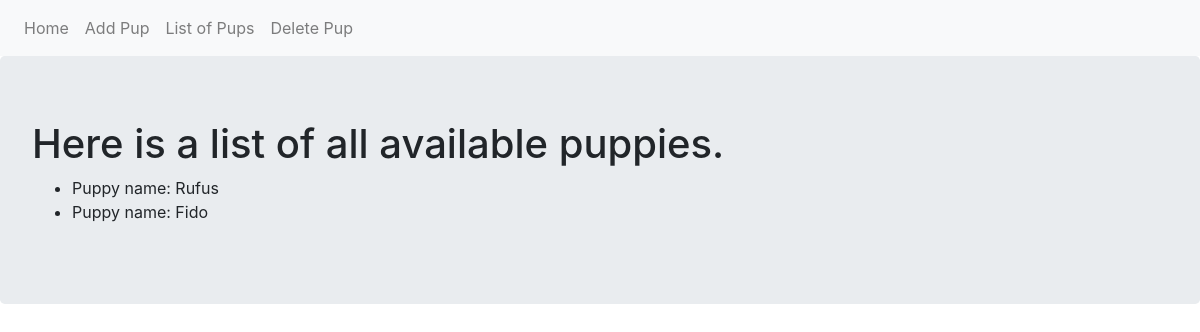
/list, run on an earlier commit of the app's database.
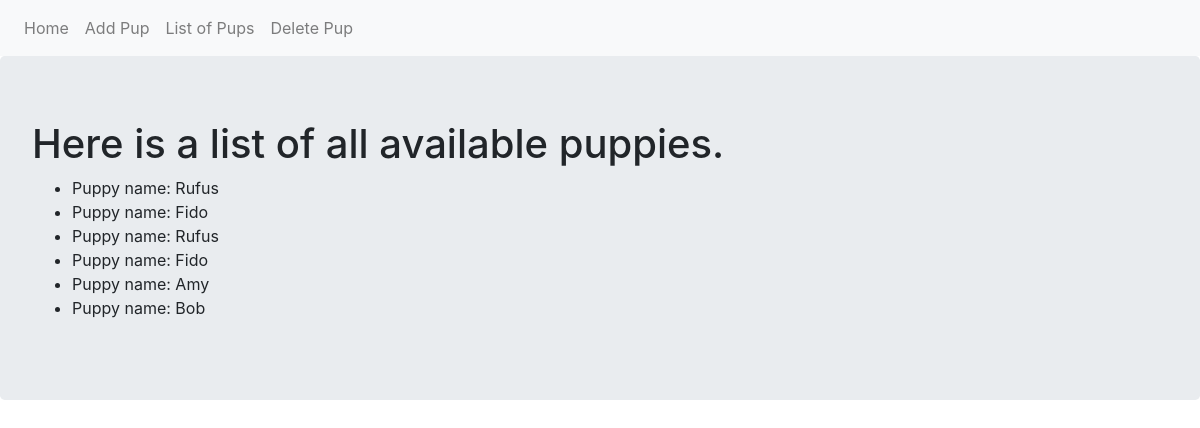
And on a later commit of the database.
### 03-Databases-in-Views/adoption_site.py (models this page shows, shortened)
class Puppy(db.Model):
    __tablename__ = 'puppies'
    id = db.Column(db.Integer,primary_key = True)
    name = db.Column(db.Text)
    def __repr__(self):
        return f"Puppy name: {self.name}"

### 03-Databases-in-Views/adoption_site.py (the view)
@app.route('/list')
def list_pup():
    puppies = Puppy.query.all()
    return render_template('list.html', data=puppies)

### 03-Databases-in-Views/templates/list.html
{% extends "base.html" %}
{% block content %}
<div class="jumbotron">
  <h1>Here is a list of all available puppies.</h1>
  <ul>
    {% for pup in data  %}
    <li>{{pup}}</li>
    {% endfor %}
  </ul>
</div>
{% endblock %}

### 03-Databases-in-Views/templates/base.html (shortened to what this page needs)
<!DOCTYPE html>
<html lang="en" dir="ltr">
  <head>
    <link rel="stylesheet" href="https://maxcdn.bootstrapcdn.com/bootstrap/4.0.0/css/bootstrap.min.css">
  </head>
  <body>
    <nav class="navbar navbar-expand-lg navbar-light bg-light">
    <div class="navbar-nav">
      <a class="nav-item nav-link" href="{{ url_for('index') }}">Home</a>
      <a class="nav-item nav-link" href="{{ url_for('add_pup') }}">Add Pup</a>
      <a class="nav-item nav-link" href="{{ url_for('list_pup') }}">List of Pups</a>
      <a class="nav-item nav-link" href="{{ url_for('del_pup') }}">Delete Pup</a>
    </div>
</nav>
    {% block content %}
    {% endblock %}
  </body>
</html>

What changed in the data, as far as the page shows it:
added Puppy: name "Puppy name: Rufus"
added Puppy: name "Puppy name: Fido"
added Puppy: name "Puppy name: Amy"
added Puppy: name "Puppy name: Bob"
